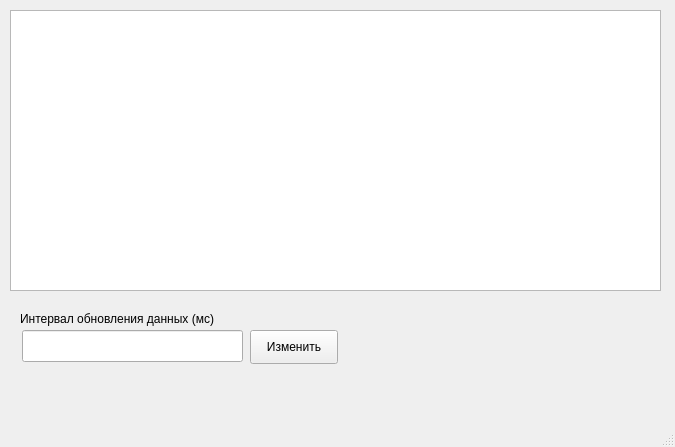
<?xml version="1.0" encoding="UTF-8"?>
<ui version="4.0">
 <class>MainWindow</class>
 <widget class="QMainWindow" name="MainWindow">
  <property name="geometry">
   <rect>
    <x>0</x>
    <y>0</y>
    <width>675</width>
    <height>447</height>
   </rect>
  </property>
  <property name="windowTitle">
   <string>Средство мониторинга съёмных носителей информации</string>
  </property>
  <widget class="QWidget" name="centralwidget">
   <widget class="QTableWidget" name="tableDevicesWidget">
    <property name="geometry">
     <rect>
      <x>10</x>
      <y>10</y>
      <width>651</width>
      <height>281</height>
     </rect>
    </property>
    <property name="columnCount">
     <number>0</number>
    </property>
   </widget>
   <widget class="QLineEdit" name="intervalLineEdit">
    <property name="geometry">
     <rect>
      <x>22</x>
      <y>330</y>
      <width>221</width>
      <height>32</height>
     </rect>
    </property>
    <property name="inputMask">
     <string>999999</string>
    </property>
   </widget>
   <widget class="QLabel" name="label">
    <property name="geometry">
     <rect>
      <x>20</x>
      <y>310</y>
      <width>221</width>
      <height>18</height>
     </rect>
    </property>
    <property name="text">
     <string>&lt;html&gt;&lt;head/&gt;&lt;body&gt;&lt;p&gt;Интервал обновления данных (мс)&lt;/p&gt;&lt;/body&gt;&lt;/html&gt;</string>
    </property>
   </widget>
   <widget class="QPushButton" name="intervalPushButton">
    <property name="geometry">
     <rect>
      <x>250</x>
      <y>330</y>
      <width>88</width>
      <height>34</height>
     </rect>
    </property>
    <property name="text">
     <string>Изменить</string>
    </property>
   </widget>
  </widget>
  <widget class="QMenuBar" name="menubar">
   <property name="geometry">
    <rect>
     <x>0</x>
     <y>0</y>
     <width>675</width>
     <height>30</height>
    </rect>
   </property>
  </widget>
  <widget class="QStatusBar" name="statusbar"/>
 </widget>
 <resources/>
 <connections/>
</ui>
